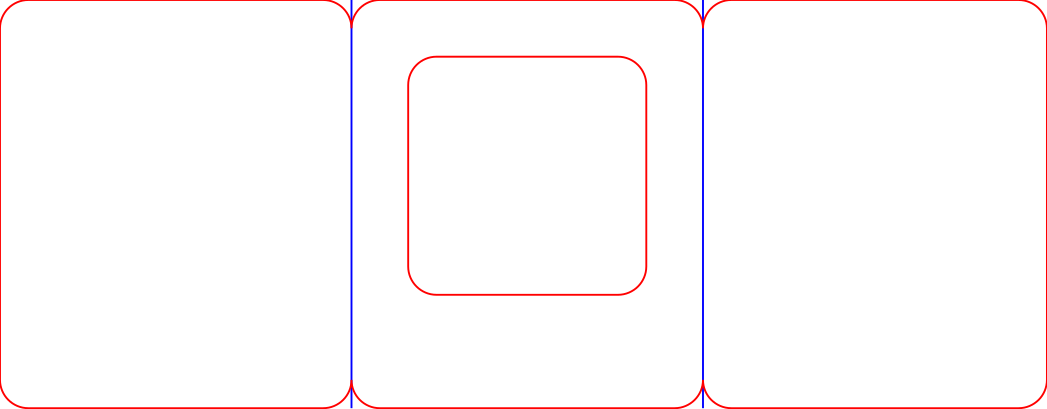

The Python source for this figure:
#
# Tri-fold greeting card that can be used to mount embroidery.
#
# The embroidery is sandwiched between the centre and right sections
# and can be held in place with glue or tape.
#

from laser.util import *

X = 0
Y = 1
A4 = (297, 210)

# Removing 20mm makes it easier to locate on an A4 sheet
W = A4[X]-20
# This is the width of the card (the effect of the + (2/3) is to make the
# fold over section 2mm narrower than the rest of the card).
S = (W / 3) + (2/3)
B = 15
# H is calculated so as to make the aperture exactly square
H = S + B

d = panel('embroidary_holder.svg', W, H)

d.add(d.rect((S+B, B), (S-2*B, H-3*B), B/2, B/2, **cut))
d.add(d.line((S, 0), (S, H), **engrave))
d.add(d.line((2*S, 0), (2*S, H), **engrave))

# Like rect but with rounded corners to highlight each fold
#d.add(d.rect((0, 0), (W, H), **cut))
p = d.turtle(('M', 0, B/2), **cut)
p.arc(90, B/2)
p.forward(S-B)
p.arc(90, B/2)
p.right(180)
p.arc(90, B/2)
p.forward(S-B)
p.arc(90, B/2)
p.right(180)
p.arc(90, B/2)
p.forward(S-B-2)
p.arc(90, B/2)
p.forward(H-B)
p.arc(90,B/2)
p.forward(S-B-2)
p.arc(90, B/2)
p.right(180)
p.arc(90, B/2)
p.forward(S-B)
p.arc(90, B/2)
p.right(180)
p.arc(90, B/2)
p.forward(S-B)
p.arc(90, B/2)
d.add(p.close())

d.save()
